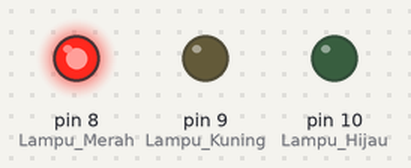
A sketch run on a simulated Arduino Uno, built with avr-gcc and run on an emulated ATmega328P. Shown: output pins drawn as LEDs (lit = HIGH).

Above: at 1.5 s.
At 3.5 s:
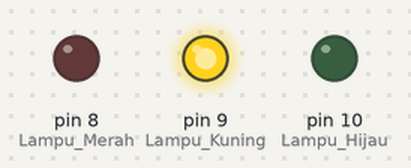
At 5.5 s:
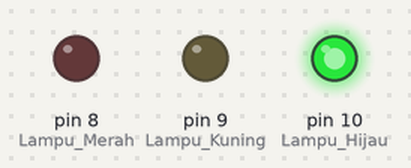
Timing chart, 0 to 9.1 s (numbered marks = the images above):
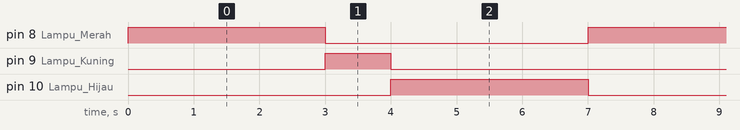

The sketch:

Membat-Traffic-Light.ino
```cpp
int Lampu_Merah   = 8;
int Lampu_Kuning  = 9;
int Lampu_Hijau   = 10;

void setup() {
pinMode(Lampu_Merah, OUTPUT);
pinMode(Lampu_Kuning, OUTPUT);
pinMode(Lampu_Hijau, OUTPUT);
}

void loop() {
digitalWrite(Lampu_Merah, HIGH);
digitalWrite(Lampu_Kuning, LOW);
digitalWrite(Lampu_Hijau, LOW);
delay(3000);

digitalWrite(Lampu_Merah, LOW);
digitalWrite(Lampu_Kuning, HIGH);
digitalWrite(Lampu_Hijau, LOW);
delay(1000);

digitalWrite(Lampu_Merah, LOW);
digitalWrite(Lampu_Kuning, LOW);
digitalWrite(Lampu_Hijau, HIGH);
delay(3000);

}
```

Measured:
- by itself, pin 8 (Lampu_Merah), pin 10 (Lampu_Hijau): alternates HIGH for 3.0 s and LOW for 4.0 s
- by itself, pin 9 (Lampu_Kuning): alternates HIGH for 1.0 s and LOW for 6.0 s
- by itself, everything shown: repeats every 7.0 s, in 3 steps
